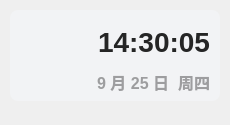
<?xml version="1.0" encoding="UTF-8"?>
<ui version="4.0">
 <class>Theme</class>
 <widget class="QWidget" name="Form">
  <property name="geometry">
   <rect>
    <x>0</x>
    <y>0</y>
    <width>230</width>
    <height>125</height>
   </rect>
  </property>
  <property name="minimumSize">
   <size>
    <width>0</width>
    <height>0</height>
   </size>
  </property>
  <property name="maximumSize">
   <size>
    <width>16777215</width>
    <height>65536</height>
   </size>
  </property>
  <property name="windowTitle">
   <string>时间</string>
  </property>
  <widget class="QLabel" name="date_text">
   <property name="geometry">
    <rect>
     <x>20</x>
     <y>70</y>
     <width>190</width>
     <height>24</height>
    </rect>
   </property>
   <property name="font">
    <font>
     <family>Microsoft YaHei UI</family>
     <pointsize>12</pointsize>
     <weight>75</weight>
     <bold>true</bold>
    </font>
   </property>
   <property name="styleSheet">
    <string notr="true">color: rgba(0, 0, 0, 90);
font-weight: bold;</string>
   </property>
   <property name="text">
    <string>9 月 25 日  周四</string>
   </property>
   <property name="textFormat">
    <enum>Qt::PlainText</enum>
   </property>
   <property name="alignment">
    <set>Qt::AlignRight|Qt::AlignTrailing|Qt::AlignVCenter</set>
   </property>
  </widget>
  <widget class="QLabel" name="time_text">
   <property name="geometry">
    <rect>
     <x>20</x>
     <y>18</y>
     <width>190</width>
     <height>48</height>
    </rect>
   </property>
   <property name="font">
    <font>
     <family>Microsoft YaHei UI</family>
     <pointsize>21</pointsize>
     <weight>75</weight>
     <bold>true</bold>
    </font>
   </property>
   <property name="styleSheet">
    <string notr="true">border: none;
color: rgba(37, 37, 37, 255);
font-weight: bold</string>
   </property>
   <property name="text">
    <string>14:30:05</string>
   </property>
   <property name="textFormat">
    <enum>Qt::PlainText</enum>
   </property>
   <property name="alignment">
    <set>Qt::AlignRight|Qt::AlignTrailing|Qt::AlignVCenter</set>
   </property>
  </widget>
  <widget class="QLabel" name="backgnd">
   <property name="geometry">
    <rect>
     <x>10</x>
     <y>10</y>
     <width>210</width>
     <height>91</height>
    </rect>
   </property>
   <property name="styleSheet">
    <string notr="true">background-color: rgba(242, 243, 245, 255);
border-radius: 8px</string>
   </property>
   <property name="text">
    <string/>
   </property>
  </widget>
  <zorder>backgnd</zorder>
  <zorder>date_text</zorder>
  <zorder>time_text</zorder>
 </widget>
 <resources/>
 <connections/>
</ui>
